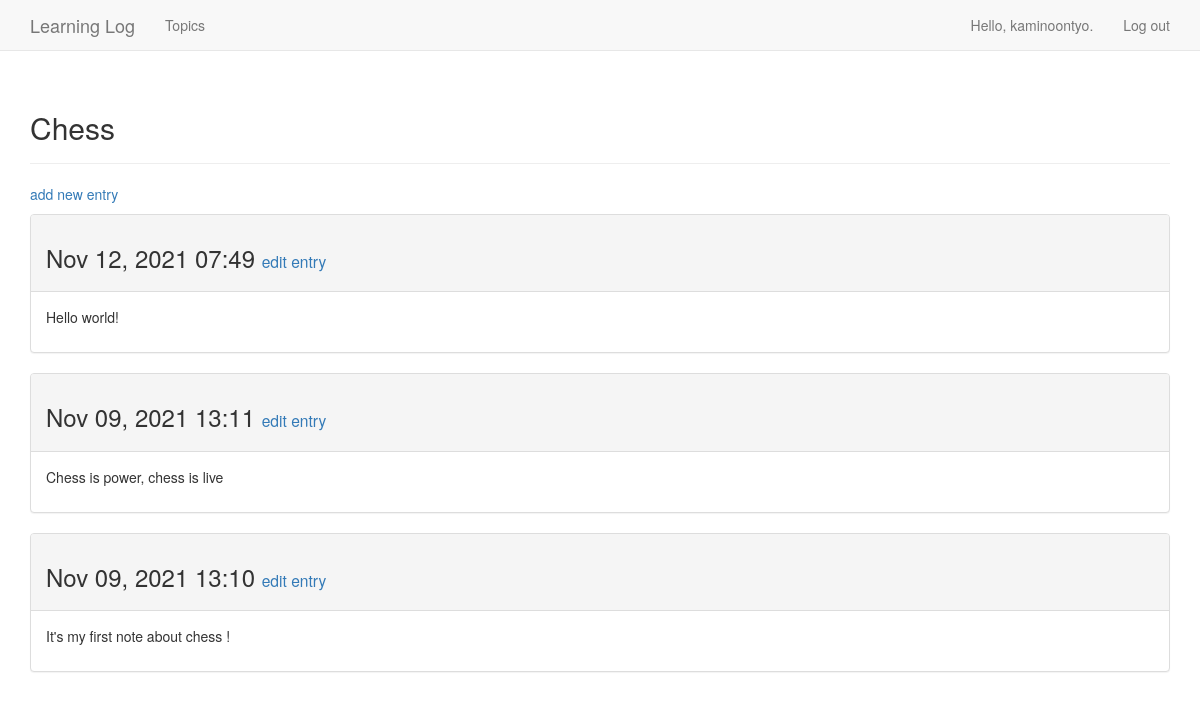
The page /topics/1/ (signed in) on the database its author committed.
### learnings_logs/models.py (models this page shows, shortened)
class Topic(models.Model):
    text = models.CharField(max_length=200)
    date_added = models.DateTimeField(auto_now_add=True)
    owner = models.ForeignKey(User, on_delete=models.DO_NOTHING)
    def __str__(self):
        return self.text

class Entry(models.Model):
    topic = models.ForeignKey(Topic, on_delete=models.DO_NOTHING)
    text = models.TextField()
    date_added = models.DateTimeField(auto_now_add=True)
    class Meta:
        verbose_name_plural = 'entries'

### learnings_logs/views.py (the view)
# urls.py: url(r'^topics/(?P<topic_id>\d+)/$', views.topic, name='topic'),
@login_required
def topic(request, topic_id):
    topic = Topic.objects.get(id=topic_id)
    check_topic_owner(topic, request)
    entries = topic.entry_set.order_by('-date_added')
    context = {'topic': topic, 'entries': entries}
    return render(request, 'learnings_logs/topic.html', context)

### learnings_logs/views.py (called while the page is built)
def check_topic_owner(topic, request):
    if topic.owner != request.user:
        raise Http404

### learnings_logs/templates/learnings_logs/topic.html
{% extends 'learnings_logs/base.html' %}
{% block header %}
    <h2>{{ topic }}</h2>
{% endblock header %}
{% block content %}
  <p>
      <a href="{% url 'learnings_logs:new_entry' topic.id %}">add new entry</a>
  </p>
    {% for entry in entries %}
        <div class="panel panel-default">
            <div class="panel-heading">
                <h3>
                    {{ entry.date_added|date:'M d, Y H:i' }}
                    <small>
                        <a href="{% url 'learnings_logs:edit_entry' entry.id %}">edit entry</a>
                    </small>
                </h3>
            </div>
        <div class="panel-body">
            {{ entry.text|linebreaks }}
        </div>
        </div>
       {% empty %}
        There are no entries for this topic.
    {% endfor %}
{% endblock content %}

### learnings_logs/templates/learnings_logs/base.html (shortened to what this page needs)
{% load bootstrap3 %}
<!DOCTYPE html>
<html lang="en">
    <head>
        {% bootstrap_css %}
    </head>
    <body>
    <nav class="navbar navbar-default navbar-static-top">
        <div class="container">
            <div class="navbar-header">
                <a class="navbar-brand" href="{% url 'learnings_logs:index' %}">
                    Learning Log
                </a>
            </div>
            <div id="navbar" class="navbar-collapse collapse">
                <ul class="nav navbar-nav">
                    <li><a href="{% url 'learnings_logs:topics' %}">Topics</a> </li>
                </ul>
                <ul class="nav navbar-nav navbar-right">
                     {% if user.is_authenticated %}
                        <li><a>Hello, {{ user.username }}.</a></li>
                        <li><a href="{% url 'users:logout' %}">Log out</a></li>
                    {% else %}
                        <li><a href="{% url 'users:register' %}">register</a></li>
                        <li><a href="{% url 'users:login' %}">log in</a></li>
                    {% endif %}
                </ul>
            </div>
        </div>
    </nav>
    <div class="container">
        <div class="page-header">
            {% block header %}{% endblock header %}
        </div>
        <div>
            {% block content %}{% endblock content %}
        </div>
    </div>
    </body>

### rows shown on the page
Topic: text "Chess"
Entry: date_added "Nov 12, 2021 07:49", text "Hello world!"
Entry: date_added "Nov 09, 2021 13:11", text "Chess is power, chess is live"
Entry: date_added "Nov 09, 2021 13:10", text "It's my first note about chess !"

### other values the page prints
{{ user.username }} "kaminoontyo"
